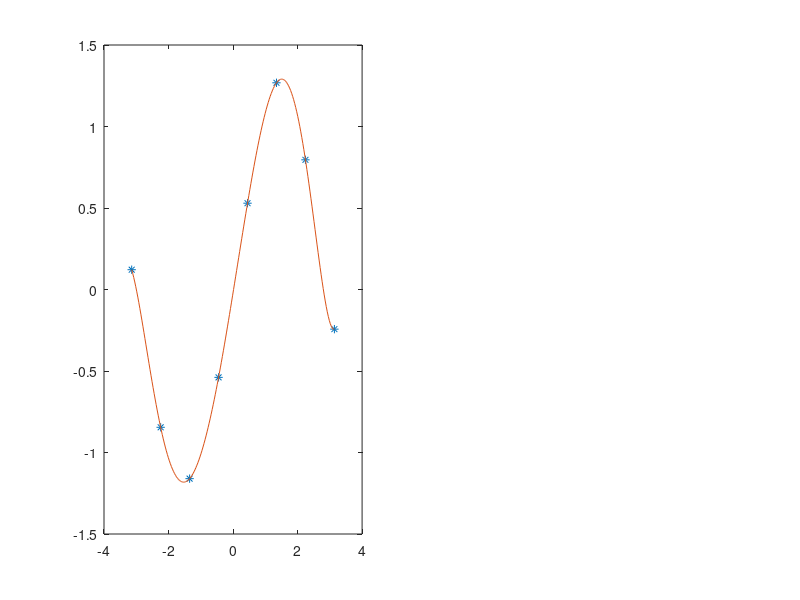

This figure's MATLAB source: (Note: this script raises an error after producing the figure.)
clc;
n = 8;

x = linspace(-pi, pi, n);
y = sin(x) + normrnd(0, 0.3, 1, n);
xi = linspace(-pi, pi, 200);
yi = polyval(polyfit(x, y, n - 1), xi);
subplot(1, 2, 1);
plot(x, y, '*', xi, yi, '-');

yi1 = interp2(x, y, xi);
subplot(1, 2, 2);
plot(x, y, '*', xi, yi1, '-');